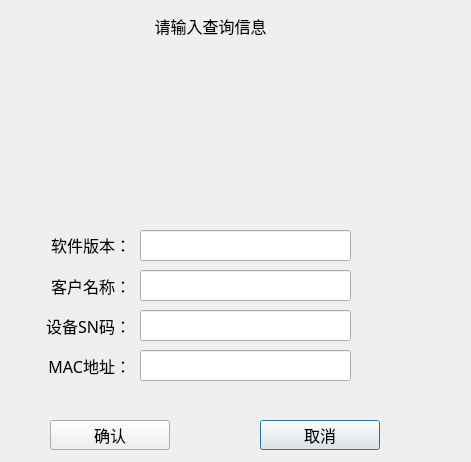
<?xml version="1.0" encoding="UTF-8"?>
<ui version="4.0">
 <class>Log_MacQueryDlg</class>
 <widget class="QDialog" name="Log_MacQueryDlg">
  <property name="geometry">
   <rect>
    <x>0</x>
    <y>0</y>
    <width>471</width>
    <height>462</height>
   </rect>
  </property>
  <property name="windowTitle">
   <string>Dialog</string>
  </property>
  <property name="styleSheet">
   <string notr="true"/>
  </property>
  <widget class="QLabel" name="label_2">
   <property name="geometry">
    <rect>
     <x>10</x>
     <y>270</y>
     <width>121</width>
     <height>31</height>
    </rect>
   </property>
   <property name="font">
    <font>
     <family>微软雅黑</family>
     <pointsize>12</pointsize>
    </font>
   </property>
   <property name="styleSheet">
    <string notr="true"/>
   </property>
   <property name="text">
    <string>客户名称：</string>
   </property>
   <property name="alignment">
    <set>Qt::AlignRight|Qt::AlignTrailing|Qt::AlignVCenter</set>
   </property>
  </widget>
  <widget class="QLineEdit" name="userEdit">
   <property name="geometry">
    <rect>
     <x>140</x>
     <y>270</y>
     <width>211</width>
     <height>31</height>
    </rect>
   </property>
   <property name="font">
    <font>
     <family>微软雅黑</family>
     <pointsize>12</pointsize>
    </font>
   </property>
   <property name="styleSheet">
    <string notr="true"/>
   </property>
  </widget>
  <widget class="QPushButton" name="quitBtn">
   <property name="geometry">
    <rect>
     <x>260</x>
     <y>420</y>
     <width>120</width>
     <height>30</height>
    </rect>
   </property>
   <property name="font">
    <font>
     <family>微软雅黑</family>
     <pointsize>12</pointsize>
    </font>
   </property>
   <property name="styleSheet">
    <string notr="true"/>
   </property>
   <property name="text">
    <string>取消</string>
   </property>
  </widget>
  <widget class="QPushButton" name="okBtn">
   <property name="geometry">
    <rect>
     <x>50</x>
     <y>420</y>
     <width>120</width>
     <height>30</height>
    </rect>
   </property>
   <property name="font">
    <font>
     <family>微软雅黑</family>
     <pointsize>12</pointsize>
    </font>
   </property>
   <property name="styleSheet">
    <string notr="true"/>
   </property>
   <property name="text">
    <string>确认</string>
   </property>
  </widget>
  <widget class="QWidget" name="dateWid" native="true">
   <property name="geometry">
    <rect>
     <x>20</x>
     <y>59</y>
     <width>450</width>
     <height>120</height>
    </rect>
   </property>
   <property name="font">
    <font>
     <family>微软雅黑</family>
     <pointsize>12</pointsize>
    </font>
   </property>
   <property name="styleSheet">
    <string notr="true"/>
   </property>
  </widget>
  <widget class="QLabel" name="label">
   <property name="geometry">
    <rect>
     <x>140</x>
     <y>10</y>
     <width>141</width>
     <height>31</height>
    </rect>
   </property>
   <property name="font">
    <font>
     <family>微软雅黑</family>
     <pointsize>12</pointsize>
    </font>
   </property>
   <property name="styleSheet">
    <string notr="true"/>
   </property>
   <property name="text">
    <string>请输入查询信息</string>
   </property>
   <property name="alignment">
    <set>Qt::AlignCenter</set>
   </property>
  </widget>
  <widget class="QLineEdit" name="snEdit">
   <property name="geometry">
    <rect>
     <x>140</x>
     <y>310</y>
     <width>211</width>
     <height>31</height>
    </rect>
   </property>
   <property name="font">
    <font>
     <family>微软雅黑</family>
     <pointsize>12</pointsize>
    </font>
   </property>
   <property name="styleSheet">
    <string notr="true"/>
   </property>
  </widget>
  <widget class="QLabel" name="label_3">
   <property name="geometry">
    <rect>
     <x>10</x>
     <y>310</y>
     <width>121</width>
     <height>31</height>
    </rect>
   </property>
   <property name="font">
    <font>
     <family>微软雅黑</family>
     <pointsize>12</pointsize>
    </font>
   </property>
   <property name="styleSheet">
    <string notr="true"/>
   </property>
   <property name="text">
    <string>设备SN码：</string>
   </property>
   <property name="alignment">
    <set>Qt::AlignRight|Qt::AlignTrailing|Qt::AlignVCenter</set>
   </property>
  </widget>
  <widget class="QLabel" name="label_4">
   <property name="geometry">
    <rect>
     <x>10</x>
     <y>229</y>
     <width>121</width>
     <height>31</height>
    </rect>
   </property>
   <property name="font">
    <font>
     <family>微软雅黑</family>
     <pointsize>12</pointsize>
    </font>
   </property>
   <property name="styleSheet">
    <string notr="true"/>
   </property>
   <property name="text">
    <string>软件版本：</string>
   </property>
   <property name="alignment">
    <set>Qt::AlignRight|Qt::AlignTrailing|Qt::AlignVCenter</set>
   </property>
  </widget>
  <widget class="QLabel" name="label_5">
   <property name="geometry">
    <rect>
     <x>10</x>
     <y>350</y>
     <width>121</width>
     <height>31</height>
    </rect>
   </property>
   <property name="font">
    <font>
     <family>微软雅黑</family>
     <pointsize>12</pointsize>
    </font>
   </property>
   <property name="styleSheet">
    <string notr="true"/>
   </property>
   <property name="text">
    <string>MAC地址：</string>
   </property>
   <property name="alignment">
    <set>Qt::AlignRight|Qt::AlignTrailing|Qt::AlignVCenter</set>
   </property>
  </widget>
  <widget class="QLineEdit" name="macEdit">
   <property name="geometry">
    <rect>
     <x>140</x>
     <y>350</y>
     <width>211</width>
     <height>31</height>
    </rect>
   </property>
   <property name="font">
    <font>
     <family>微软雅黑</family>
     <pointsize>12</pointsize>
    </font>
   </property>
   <property name="styleSheet">
    <string notr="true"/>
   </property>
  </widget>
  <widget class="QLineEdit" name="devtypeEdit">
   <property name="geometry">
    <rect>
     <x>140</x>
     <y>230</y>
     <width>211</width>
     <height>31</height>
    </rect>
   </property>
   <property name="font">
    <font>
     <family>微软雅黑</family>
     <pointsize>12</pointsize>
    </font>
   </property>
   <property name="styleSheet">
    <string notr="true"/>
   </property>
  </widget>
 </widget>
 <resources/>
 <connections/>
</ui>
